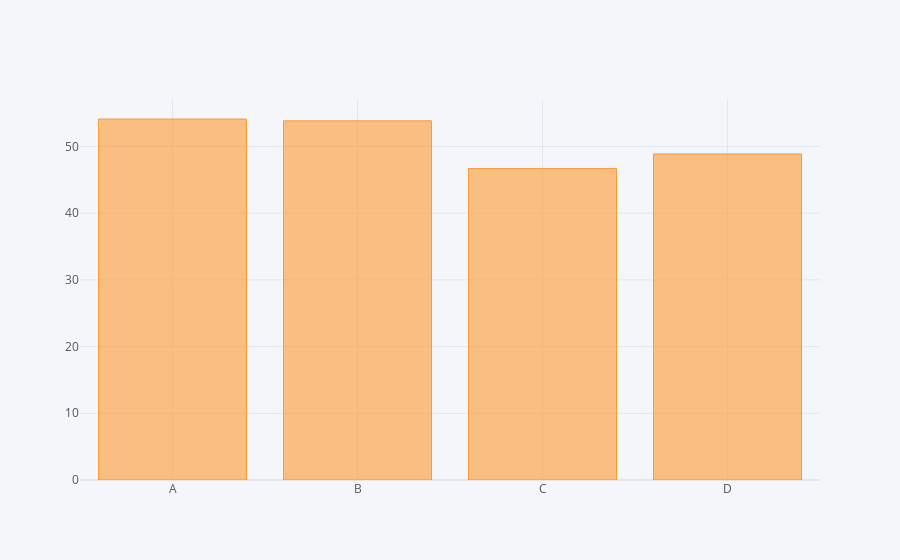

Notebook code cell kept with this figure:
### Code cell
df1.sum().iplot(kind="bar")

### Figure 1 — Plotly figure (JSON) as saved in the notebook; plotly's stock layout.template omitted (floating-point values rounded to 4 significant figures)
{"data": [{"marker": {"color": "rgba(255, 153, 51, 0.6)", "line": {"color": "rgba(255, 153, 51, 1.0)", "width": 1}}, "name": "None", "orientation": "v", "text": "", "type": "bar", "x": ["A", "B", "C", "D"], "y": [54.12, 53.84, 46.7, 48.89]}], "layout": {"legend": {"bgcolor": "#F5F6F9", "font": {"color": "#4D5663"}}, "paper_bgcolor": "#F5F6F9", "plot_bgcolor": "#F5F6F9", "title": {"font": {"color": "#4D5663"}}, "xaxis": {"gridcolor": "#E1E5ED", "showgrid": true, "tickfont": {"color": "#4D5663"}, "title": {"font": {"color": "#4D5663"}, "text": ""}, "zerolinecolor": "#E1E5ED"}, "yaxis": {"gridcolor": "#E1E5ED", "showgrid": true, "tickfont": {"color": "#4D5663"}, "title": {"font": {"color": "#4D5663"}, "text": ""}, "zerolinecolor": "#E1E5ED"}}}
